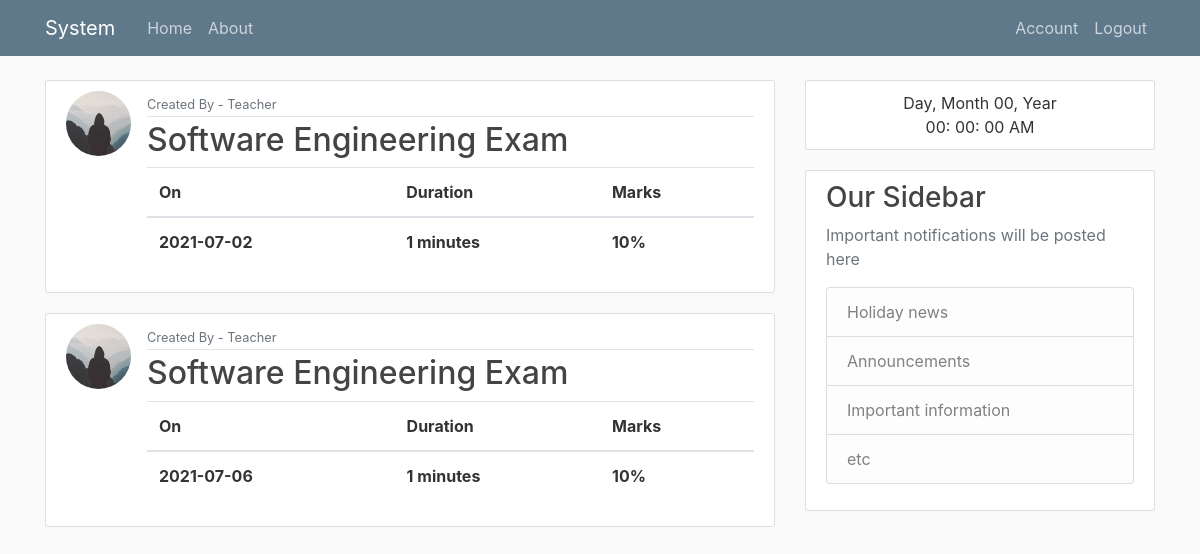
/previous_exam (signed in), run on an earlier commit of the app's database.
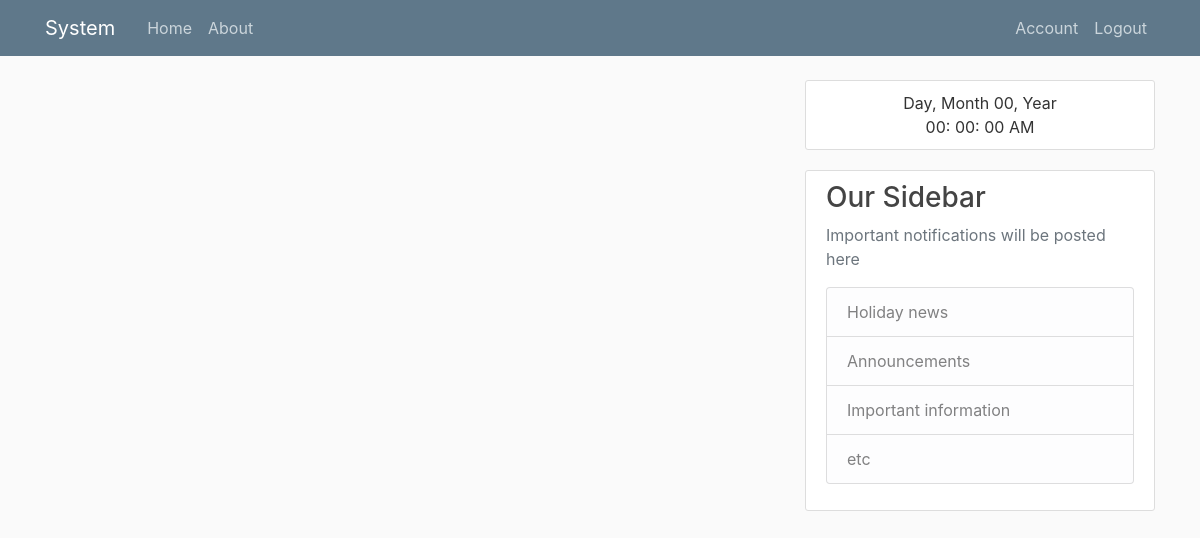
And on a later commit of the database.
### system/models.py (models this page shows, shortened)
class Exam(db.Model):
    id = db.Column(db.Integer, primary_key=True)
    topic = db.Column(db.String(20), nullable=False)
    start_time = db.Column(db.DateTime, nullable=False, default=datetime.utcnow()+timedelta(hours=6.5))
    duration = db.Column(db.Integer, nullable=False)
    marks = db.Column(db.Integer, nullable=False)
    exam_code = db.Column(db.String(10), nullable=False)
    questions = db.Column(db.String(20), nullable=False)
    user_id = db.Column(db.Integer, db.ForeignKey('user.id'), nullable=False)

class User(db.Model, UserMixin):
    id = db.Column(db.Integer, primary_key=True)
    username = db.Column(db.String(20), unique=True, nullable=False)
    email = db.Column(db.String(120), unique=True, nullable=False)
    image_file = db.Column(db.String(20), nullable=False, default='default.jpg')
    encoding_file = db.Column(db.String(20), nullable=True)
    user_access = db.Column(db.Boolean, default=False)
    password = db.Column(db.String(60), nullable=False)
    posts = db.relationship('Exam', backref='author', lazy=True)

### system/routes.py (the view)
@app.route("/previous_exam")
@login_required
def previous_exam():
    if current_user.user_access:
        exams = Exam.query.order_by(Exam.start_time)
        return render_template('previous_exam.html', exams=exams)
    else:
        return abort(403)

### system/models.py (called while the page is built)
@login_manager.user_loader
def load_user(user_id):
    return User.query.get(int(user_id))

### system/templates/previous_exam.html
{% extends "layout.html" %}
{% block content %}
{% for exam in exams %}
    <article class="media content-section">
        <img class="rounded-circle article-img" src="{{ url_for('static', filename='profile_pics/' + exam.author.image_file) }}">
        <div class="media-body">
            <div class="article-metadata">
                <small class="text-muted">Created By - {{ exam.author.username }}</small>
            </div>
            <a class="article-title" href="{{ url_for('join_exam', exam_id=exam.id) }}"><h2>{{ exam.topic }} Exam</h2></a>
            <table class="table">
                <thead>
                    <tr>
                        <th>On</th>
                        <th>Duration</th>
                        <th>Marks</th>
                    </tr>
                </thead>
                <tbody>
                    <tr>
                        <th>{{ exam.start_time.strftime('%Y-%m-%d') }}</th>
                        <th>{{ exam.duration }} minutes</th>
                        <th>{{ exam.marks }}%</th>
                    </tr>
                </tbody>
            </table>
        </div>
    </article>
    {% endfor %}
{% endblock %}

### system/templates/layout.html (shortened to what this page needs)
<!DOCTYPE html>
<html>
<head>
    <link rel="stylesheet" href="https://maxcdn.bootstrapcdn.com/bootstrap/4.0.0/css/bootstrap.min.css">
    <link rel="stylesheet" type="text/css" href="{{ url_for('static', filename='main.css') }}">
</head>
<body onload="init_clock()">
    <header class="site-header">
      <nav class="navbar navbar-expand-md navbar-dark bg-steel fixed-top">
        <div class="container">
          <a class="navbar-brand mr-4" href="/">System</a>
          <div class="collapse navbar-collapse" id="navbarToggle">
            <div class="navbar-nav mr-auto">
              <a class="nav-item nav-link" href="{{ url_for('home') }}">Home</a>
              <a class="nav-item nav-link" href="{{ url_for('about') }}">About</a>
            </div>
            <div class="navbar-nav">
              {% if current_user.is_authenticated %}
                <a class="nav-item nav-link" href="{{ url_for('account') }}">Account</a>
                <a class="nav-item nav-link" href="{{ url_for('logout') }}">Logout</a>
              {% else %}
                <a class="nav-item nav-link" href="{{ url_for('login') }}">Login</a>
                <a class="nav-item nav-link" href="{{ url_for('register') }}">Register</a>
              {% endif %}
            </div>
          </div>
        </div>
      </nav>
    </header>
    <main role="main" class="container">
      <div class="row">
        <div class="col-md-8">
          {% block content %}{% endblock %}
        </div>
        <div class="col-md-4">
          <div class="content-section">
            <div class="datetime text-center">
              <div class="date">
                <span id="dayname">Day</span>,
                <span id="month">Month</span>
                <span id="daynum">00</span>,
                <span id="year">Year</span>
              </div>
              <div class="time">
                <span id="hour">00</span>:
                <span id="minutes">00</span>:
                <span id="seconds">00</span>
                <span id="period">AM</span>
              </div>
            </div>
          </div>
          <div class="content-section">
            <h3>Our Sidebar</h3>
            <p class='text-muted'>Important notifications will be posted here
              <ul class="list-group">
                <li class="list-group-item list-group-item-light">Holiday news</li>
                <li class="list-group-item list-group-item-light">Announcements</li>
                <li class="list-group-item list-group-item-light">Important information</li>
                <li class="list-group-item list-group-item-light">etc</li>
              </ul>
            </p>
          </div>
        </div>
      </div>
    </main>
</body>
</html>

### system/static/main.css (style rules this page uses)
body { background: #fafafa; color: #333333; margin-top: 5rem; }
h1, h2, h3, h4, h5, h6 { color: #444444; }
.bg-steel { background-color: #5f788a; }
.site-header .navbar-nav .nav-link { color: #cbd5db; }
.content-section { background: #ffffff; padding: 10px 20px; border: 1px solid #dddddd; border-radius: 3px; margin-bottom: 20px; }

What changed in the data, as far as the page shows it:
removed Exam: image_file (placeholder picture), author.username "Teacher", topic "Software Engineering", start_time "2021-07-02", duration "1", marks "10"
removed Exam: image_file (placeholder picture), author.username "Teacher", topic "Software Engineering", start_time "2021-07-06", duration "1", marks "10"
